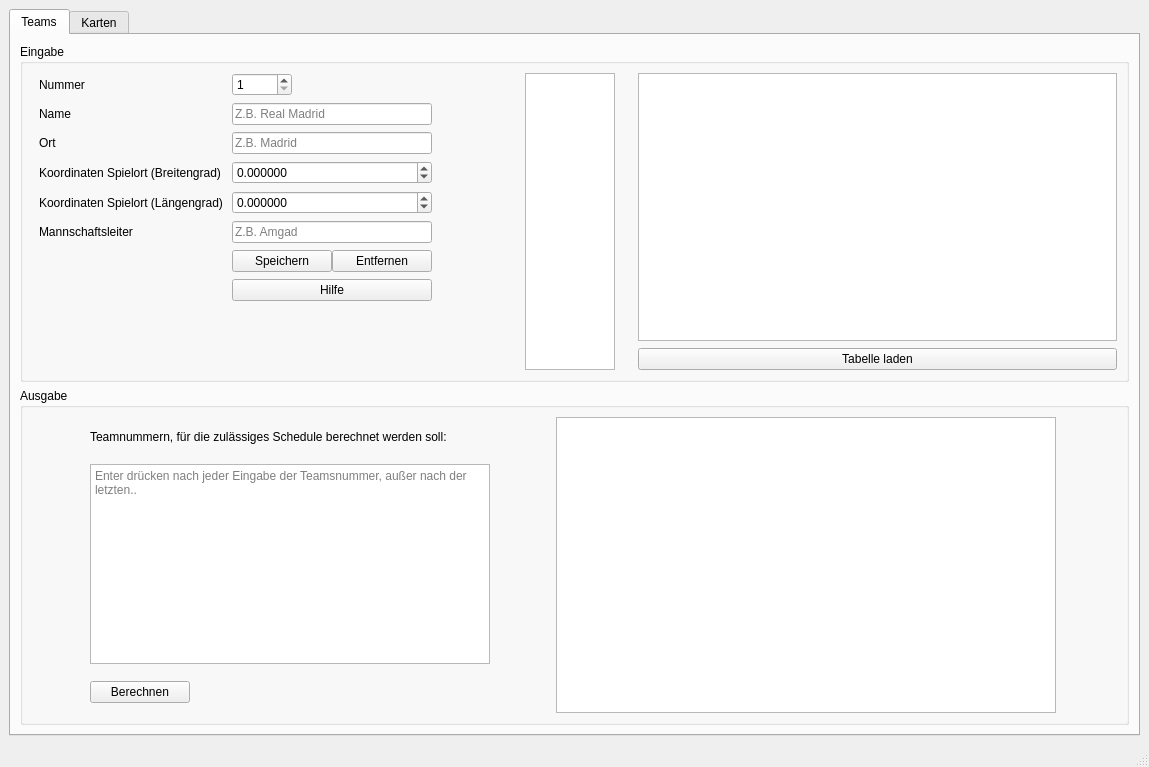
<?xml version="1.0" encoding="UTF-8"?>
<ui version="4.0">
 <class>MainWindow</class>
 <widget class="QMainWindow" name="MainWindow">
  <property name="enabled">
   <bool>true</bool>
  </property>
  <property name="geometry">
   <rect>
    <x>0</x>
    <y>0</y>
    <width>1149</width>
    <height>767</height>
   </rect>
  </property>
  <property name="minimumSize">
   <size>
    <width>1149</width>
    <height>767</height>
   </size>
  </property>
  <property name="maximumSize">
   <size>
    <width>16777215</width>
    <height>767</height>
   </size>
  </property>
  <property name="windowTitle">
   <string>Scheduler-Algorithmus</string>
  </property>
  <widget class="QWidget" name="centralwidget">
   <layout class="QVBoxLayout" name="verticalLayout_2">
    <item>
     <widget class="QTabWidget" name="tabWidget">
      <property name="maximumSize">
       <size>
        <width>16777215</width>
        <height>1000</height>
       </size>
      </property>
      <property name="sizeIncrement">
       <size>
        <width>0</width>
        <height>0</height>
       </size>
      </property>
      <property name="currentIndex">
       <number>0</number>
      </property>
      <property name="iconSize">
       <size>
        <width>16</width>
        <height>16</height>
       </size>
      </property>
      <widget class="QWidget" name="tab">
       <attribute name="title">
        <string>Teams</string>
       </attribute>
       <layout class="QVBoxLayout" name="verticalLayout_5">
        <item>
         <widget class="QGroupBox" name="groupBox_3">
          <property name="title">
           <string>Eingabe</string>
          </property>
          <layout class="QHBoxLayout" name="horizontalLayout_2">
           <item>
            <layout class="QFormLayout" name="formLayout">
             <property name="horizontalSpacing">
              <number>9</number>
             </property>
             <property name="verticalSpacing">
              <number>7</number>
             </property>
             <property name="leftMargin">
              <number>7</number>
             </property>
             <property name="rightMargin">
              <number>0</number>
             </property>
             <property name="bottomMargin">
              <number>0</number>
             </property>
             <item row="0" column="0">
              <widget class="QLabel" name="numberLabel">
               <property name="text">
                <string>Nummer</string>
               </property>
              </widget>
             </item>
             <item row="0" column="1">
              <widget class="QSpinBox" name="numberBox">
               <property name="maximumSize">
                <size>
                 <width>60</width>
                 <height>16777215</height>
                </size>
               </property>
               <property name="statusTip">
                <string/>
               </property>
               <property name="whatsThis">
                <string/>
               </property>
               <property name="minimum">
                <number>1</number>
               </property>
               <property name="maximum">
                <number>99</number>
               </property>
              </widget>
             </item>
             <item row="1" column="0">
              <widget class="QLabel" name="nameLabel">
               <property name="text">
                <string>Name</string>
               </property>
              </widget>
             </item>
             <item row="1" column="1">
              <widget class="QLineEdit" name="nameLineEdit">
               <property name="maximumSize">
                <size>
                 <width>200</width>
                 <height>16777215</height>
                </size>
               </property>
               <property name="inputMask">
                <string/>
               </property>
               <property name="placeholderText">
                <string>Z.B. Real Madrid</string>
               </property>
              </widget>
             </item>
             <item row="2" column="0">
              <widget class="QLabel" name="locationLabel">
               <property name="text">
                <string>Ort</string>
               </property>
              </widget>
             </item>
             <item row="2" column="1">
              <widget class="QLineEdit" name="locationLineEdit">
               <property name="maximumSize">
                <size>
                 <width>200</width>
                 <height>16777215</height>
                </size>
               </property>
               <property name="placeholderText">
                <string>Z.B. Madrid</string>
               </property>
              </widget>
             </item>
             <item row="4" column="0">
              <widget class="QLabel" name="LongLabel">
               <property name="text">
                <string>Koordinaten Spielort (Längengrad)</string>
               </property>
              </widget>
             </item>
             <item row="4" column="1">
              <widget class="QDoubleSpinBox" name="LongSpinBox">
               <property name="maximumSize">
                <size>
                 <width>200</width>
                 <height>16777215</height>
                </size>
               </property>
               <property name="whatsThis">
                <string/>
               </property>
               <property name="prefix">
                <string/>
               </property>
               <property name="suffix">
                <string/>
               </property>
               <property name="decimals">
                <number>6</number>
               </property>
               <property name="minimum">
                <double>-99.989999999999995</double>
               </property>
               <property name="value">
                <double>0.000000000000000</double>
               </property>
              </widget>
             </item>
             <item row="6" column="0">
              <widget class="QLabel" name="leaderLabel">
               <property name="text">
                <string>Mannschaftsleiter</string>
               </property>
              </widget>
             </item>
             <item row="6" column="1">
              <widget class="QLineEdit" name="leaderLineEdit">
               <property name="maximumSize">
                <size>
                 <width>200</width>
                 <height>16777215</height>
                </size>
               </property>
               <property name="placeholderText">
                <string>Z.B. Amgad</string>
               </property>
              </widget>
             </item>
             <item row="8" column="1">
              <layout class="QHBoxLayout" name="horizontalLayout_3">
               <item>
                <widget class="QPushButton" name="saveButton">
                 <property name="maximumSize">
                  <size>
                   <width>100</width>
                   <height>16777215</height>
                  </size>
                 </property>
                 <property name="text">
                  <string>Speichern</string>
                 </property>
                </widget>
               </item>
               <item>
                <widget class="QPushButton" name="deleteButton">
                 <property name="maximumSize">
                  <size>
                   <width>100</width>
                   <height>16777215</height>
                  </size>
                 </property>
                 <property name="text">
                  <string>Entfernen</string>
                 </property>
                </widget>
               </item>
              </layout>
             </item>
             <item row="9" column="1">
              <widget class="QPushButton" name="helpButton">
               <property name="maximumSize">
                <size>
                 <width>200</width>
                 <height>16777215</height>
                </size>
               </property>
               <property name="text">
                <string>Hilfe</string>
               </property>
              </widget>
             </item>
             <item row="3" column="0">
              <widget class="QLabel" name="LatLabel">
               <property name="text">
                <string>Koordinaten Spielort (Breitengrad)</string>
               </property>
              </widget>
             </item>
             <item row="3" column="1">
              <widget class="QDoubleSpinBox" name="LatSpinBox">
               <property name="maximumSize">
                <size>
                 <width>200</width>
                 <height>16777215</height>
                </size>
               </property>
               <property name="decimals">
                <number>6</number>
               </property>
               <property name="minimum">
                <double>-99.989999999999995</double>
               </property>
              </widget>
             </item>
            </layout>
           </item>
           <item>
            <layout class="QHBoxLayout" name="horizontalLayout_5">
             <property name="leftMargin">
              <number>0</number>
             </property>
             <item>
              <widget class="QListView" name="listView">
               <property name="maximumSize">
                <size>
                 <width>90</width>
                 <height>16777215</height>
                </size>
               </property>
              </widget>
             </item>
            </layout>
           </item>
           <item>
            <spacer name="horizontalSpacer">
             <property name="orientation">
              <enum>Qt::Horizontal</enum>
             </property>
             <property name="sizeType">
              <enum>QSizePolicy::Ignored</enum>
             </property>
             <property name="sizeHint" stdset="0">
              <size>
               <width>10</width>
               <height>20</height>
              </size>
             </property>
            </spacer>
           </item>
           <item>
            <layout class="QVBoxLayout" name="verticalLayout">
             <property name="spacing">
              <number>7</number>
             </property>
             <property name="leftMargin">
              <number>7</number>
             </property>
             <item>
              <widget class="QTableView" name="tableView"/>
             </item>
             <item>
              <widget class="QPushButton" name="loadButton">
               <property name="text">
                <string>Tabelle laden</string>
               </property>
              </widget>
             </item>
            </layout>
           </item>
          </layout>
         </widget>
        </item>
        <item>
         <widget class="QGroupBox" name="groupBox_4">
          <property name="enabled">
           <bool>true</bool>
          </property>
          <property name="minimumSize">
           <size>
            <width>0</width>
            <height>0</height>
           </size>
          </property>
          <property name="maximumSize">
           <size>
            <width>16777215</width>
            <height>16777215</height>
           </size>
          </property>
          <property name="title">
           <string>Ausgabe</string>
          </property>
          <layout class="QHBoxLayout" name="horizontalLayout_4">
           <property name="leftMargin">
            <number>0</number>
           </property>
           <item>
            <layout class="QVBoxLayout" name="verticalLayout_3">
             <property name="spacing">
              <number>7</number>
             </property>
             <property name="sizeConstraint">
              <enum>QLayout::SetDefaultConstraint</enum>
             </property>
             <property name="leftMargin">
              <number>7</number>
             </property>
             <property name="topMargin">
              <number>0</number>
             </property>
             <item>
              <widget class="QLabel" name="label">
               <property name="maximumSize">
                <size>
                 <width>16777215</width>
                 <height>20</height>
                </size>
               </property>
               <property name="text">
                <string>Teamnummern, für die zulässiges Schedule berechnet werden soll:</string>
               </property>
              </widget>
             </item>
             <item>
              <widget class="QTextEdit" name="inputTextEdit">
               <property name="maximumSize">
                <size>
                 <width>400</width>
                 <height>200</height>
                </size>
               </property>
               <property name="placeholderText">
                <string>Enter drücken nach jeder Eingabe der Teamsnummer, außer nach der letzten..</string>
               </property>
              </widget>
             </item>
             <item>
              <widget class="QPushButton" name="solveButton">
               <property name="maximumSize">
                <size>
                 <width>100</width>
                 <height>16777215</height>
                </size>
               </property>
               <property name="text">
                <string>Berechnen</string>
               </property>
              </widget>
             </item>
            </layout>
           </item>
           <item>
            <layout class="QVBoxLayout" name="verticalLayout_4">
             <item>
              <widget class="QTextEdit" name="textEdit_3">
               <property name="maximumSize">
                <size>
                 <width>500</width>
                 <height>1000</height>
                </size>
               </property>
               <property name="font">
                <font>
                 <pointsize>12</pointsize>
                </font>
               </property>
               <property name="readOnly">
                <bool>true</bool>
               </property>
               <property name="placeholderText">
                <string/>
               </property>
              </widget>
             </item>
            </layout>
           </item>
          </layout>
         </widget>
        </item>
       </layout>
      </widget>
      <widget class="QWidget" name="tab_2">
       <attribute name="title">
        <string>Karten</string>
       </attribute>
       <layout class="QVBoxLayout" name="verticalLayout_6">
        <item>
         <layout class="QGridLayout" name="gridLayout_2">
          <item row="0" column="0">
           <widget class="QLabel" name="gameDayLabel">
            <property name="maximumSize">
             <size>
              <width>16777215</width>
              <height>16777215</height>
             </size>
            </property>
            <property name="text">
             <string>Spieltag</string>
            </property>
           </widget>
          </item>
          <item row="0" column="1">
           <widget class="QComboBox" name="comboBox">
            <property name="maximumSize">
             <size>
              <width>16777215</width>
              <height>16777215</height>
             </size>
            </property>
           </widget>
          </item>
         </layout>
        </item>
        <item>
         <layout class="QHBoxLayout" name="horizontalLayout">
          <item>
           <widget class="QLabel" name="TeamNrLabel">
            <property name="text">
             <string>HeimteamNr.</string>
            </property>
           </widget>
          </item>
          <item>
           <widget class="QComboBox" name="TeamNrBox"/>
          </item>
         </layout>
        </item>
        <item>
         <layout class="QGridLayout" name="gridLayout">
          <item row="0" column="1">
           <layout class="QVBoxLayout" name="verticalLayout_7">
            <item>
             <widget class="QPushButton" name="helpKarteButton">
              <property name="maximumSize">
               <size>
                <width>16777215</width>
                <height>40</height>
               </size>
              </property>
              <property name="text">
               <string>Hilfe</string>
              </property>
             </widget>
            </item>
            <item>
             <widget class="QPushButton" name="mapButton">
              <property name="maximumSize">
               <size>
                <width>16777215</width>
                <height>40</height>
               </size>
              </property>
              <property name="text">
               <string>Karte Zeigen</string>
              </property>
             </widget>
            </item>
            <item>
             <widget class="QPushButton" name="upButton">
              <property name="maximumSize">
               <size>
                <width>16777215</width>
                <height>16777215</height>
               </size>
              </property>
              <property name="font">
               <font>
                <pointsize>16</pointsize>
               </font>
              </property>
              <property name="text">
               <string>↑</string>
              </property>
             </widget>
            </item>
            <item>
             <widget class="QPushButton" name="downButton">
              <property name="maximumSize">
               <size>
                <width>16777215</width>
                <height>16777215</height>
               </size>
              </property>
              <property name="font">
               <font>
                <pointsize>16</pointsize>
               </font>
              </property>
              <property name="text">
               <string>↓</string>
              </property>
             </widget>
            </item>
            <item>
             <widget class="QPushButton" name="rightButton">
              <property name="font">
               <font>
                <pointsize>16</pointsize>
               </font>
              </property>
              <property name="text">
               <string>→</string>
              </property>
             </widget>
            </item>
            <item>
             <widget class="QPushButton" name="leftButton">
              <property name="font">
               <font>
                <pointsize>16</pointsize>
               </font>
              </property>
              <property name="text">
               <string>←</string>
              </property>
             </widget>
            </item>
           </layout>
          </item>
          <item row="0" column="0">
           <widget class="QGraphicsView" name="graphicsView">
            <property name="maximumSize">
             <size>
              <width>800</width>
              <height>600</height>
             </size>
            </property>
           </widget>
          </item>
         </layout>
        </item>
        <item>
         <layout class="QHBoxLayout" name="horizontalLayout_6">
          <property name="spacing">
           <number>7</number>
          </property>
          <item>
           <widget class="QLabel" name="zoomLabel">
            <property name="maximumSize">
             <size>
              <width>50</width>
              <height>16777215</height>
             </size>
            </property>
            <property name="font">
             <font>
              <bold>false</bold>
             </font>
            </property>
            <property name="text">
             <string>Zoom</string>
            </property>
           </widget>
          </item>
          <item>
           <widget class="QLabel" name="zoomMinusLabel">
            <property name="maximumSize">
             <size>
              <width>15</width>
              <height>16777215</height>
             </size>
            </property>
            <property name="font">
             <font>
              <pointsize>10</pointsize>
              <bold>true</bold>
             </font>
            </property>
            <property name="text">
             <string>-</string>
            </property>
           </widget>
          </item>
          <item>
           <widget class="QSlider" name="zoomSlider">
            <property name="maximumSize">
             <size>
              <width>400</width>
              <height>16777215</height>
             </size>
            </property>
            <property name="minimum">
             <number>5</number>
            </property>
            <property name="maximum">
             <number>19</number>
            </property>
            <property name="value">
             <number>12</number>
            </property>
            <property name="orientation">
             <enum>Qt::Horizontal</enum>
            </property>
           </widget>
          </item>
          <item>
           <widget class="QLabel" name="zoomPlusLabel">
            <property name="font">
             <font>
              <pointsize>10</pointsize>
              <bold>true</bold>
             </font>
            </property>
            <property name="text">
             <string>  +</string>
            </property>
           </widget>
          </item>
         </layout>
        </item>
        <item>
         <widget class="QLabel" name="zoomlevelLabel">
          <property name="text">
           <string>12</string>
          </property>
         </widget>
        </item>
       </layout>
      </widget>
     </widget>
    </item>
   </layout>
  </widget>
  <widget class="QMenuBar" name="menubar">
   <property name="geometry">
    <rect>
     <x>0</x>
     <y>0</y>
     <width>1149</width>
     <height>26</height>
    </rect>
   </property>
  </widget>
  <widget class="QStatusBar" name="statusbar"/>
 </widget>
 <resources/>
 <connections/>
</ui>
